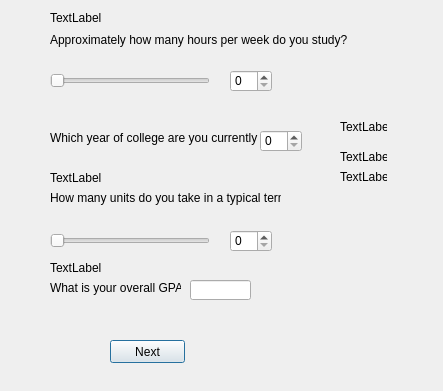
<?xml version="1.0" encoding="UTF-8"?>
<ui version="4.0">
 <class>Dialog</class>
 <widget class="QDialog" name="Dialog">
  <property name="geometry">
   <rect>
    <x>0</x>
    <y>0</y>
    <width>443</width>
    <height>391</height>
   </rect>
  </property>
  <property name="windowTitle">
   <string>Dialog</string>
  </property>
  <widget class="QLabel" name="label">
   <property name="geometry">
    <rect>
     <x>50</x>
     <y>30</y>
     <width>301</width>
     <height>20</height>
    </rect>
   </property>
   <property name="text">
    <string>Approximately how many hours per week do you study?</string>
   </property>
  </widget>
  <widget class="QLabel" name="label_2">
   <property name="geometry">
    <rect>
     <x>50</x>
     <y>190</y>
     <width>231</width>
     <height>16</height>
    </rect>
   </property>
   <property name="text">
    <string>How many units do you take in a typical term?</string>
   </property>
  </widget>
  <widget class="QSlider" name="horizontalSlider">
   <property name="geometry">
    <rect>
     <x>50</x>
     <y>230</y>
     <width>160</width>
     <height>22</height>
    </rect>
   </property>
   <property name="orientation">
    <enum>Qt::Horizontal</enum>
   </property>
  </widget>
  <widget class="QSpinBox" name="spinBox">
   <property name="geometry">
    <rect>
     <x>230</x>
     <y>230</y>
     <width>42</width>
     <height>22</height>
    </rect>
   </property>
  </widget>
  <widget class="QPushButton" name="pushButton">
   <property name="geometry">
    <rect>
     <x>110</x>
     <y>340</y>
     <width>75</width>
     <height>23</height>
    </rect>
   </property>
   <property name="text">
    <string>Next</string>
   </property>
  </widget>
  <widget class="QLabel" name="label_3">
   <property name="geometry">
    <rect>
     <x>50</x>
     <y>130</y>
     <width>221</width>
     <height>16</height>
    </rect>
   </property>
   <property name="text">
    <string>Which year of college are you currently in?</string>
   </property>
  </widget>
  <widget class="QSpinBox" name="spinBox_2">
   <property name="geometry">
    <rect>
     <x>260</x>
     <y>130</y>
     <width>42</width>
     <height>22</height>
    </rect>
   </property>
  </widget>
  <widget class="QSlider" name="horizontalSlider_2">
   <property name="geometry">
    <rect>
     <x>50</x>
     <y>70</y>
     <width>160</width>
     <height>22</height>
    </rect>
   </property>
   <property name="orientation">
    <enum>Qt::Horizontal</enum>
   </property>
  </widget>
  <widget class="QSpinBox" name="spinBox_3">
   <property name="geometry">
    <rect>
     <x>230</x>
     <y>70</y>
     <width>42</width>
     <height>22</height>
    </rect>
   </property>
  </widget>
  <widget class="QLabel" name="label_4">
   <property name="geometry">
    <rect>
     <x>340</x>
     <y>120</y>
     <width>47</width>
     <height>13</height>
    </rect>
   </property>
   <property name="text">
    <string>TextLabel</string>
   </property>
  </widget>
  <widget class="QLabel" name="label_5">
   <property name="geometry">
    <rect>
     <x>340</x>
     <y>150</y>
     <width>47</width>
     <height>13</height>
    </rect>
   </property>
   <property name="text">
    <string>TextLabel</string>
   </property>
  </widget>
  <widget class="QLabel" name="label_6">
   <property name="geometry">
    <rect>
     <x>340</x>
     <y>170</y>
     <width>47</width>
     <height>13</height>
    </rect>
   </property>
   <property name="text">
    <string>TextLabel</string>
   </property>
  </widget>
  <widget class="QLabel" name="label_7">
   <property name="geometry">
    <rect>
     <x>50</x>
     <y>10</y>
     <width>301</width>
     <height>16</height>
    </rect>
   </property>
   <property name="text">
    <string>TextLabel</string>
   </property>
  </widget>
  <widget class="QLabel" name="label_8">
   <property name="geometry">
    <rect>
     <x>50</x>
     <y>170</y>
     <width>281</width>
     <height>16</height>
    </rect>
   </property>
   <property name="text">
    <string>TextLabel</string>
   </property>
  </widget>
  <widget class="QLabel" name="label_9">
   <property name="geometry">
    <rect>
     <x>50</x>
     <y>280</y>
     <width>131</width>
     <height>16</height>
    </rect>
   </property>
   <property name="text">
    <string>What is your overall GPA?</string>
   </property>
  </widget>
  <widget class="QLineEdit" name="lineEdit">
   <property name="geometry">
    <rect>
     <x>190</x>
     <y>280</y>
     <width>61</width>
     <height>20</height>
    </rect>
   </property>
  </widget>
  <widget class="QLabel" name="label_10">
   <property name="geometry">
    <rect>
     <x>50</x>
     <y>260</y>
     <width>151</width>
     <height>16</height>
    </rect>
   </property>
   <property name="text">
    <string>TextLabel</string>
   </property>
  </widget>
 </widget>
 <resources/>
 <connections/>
</ui>
